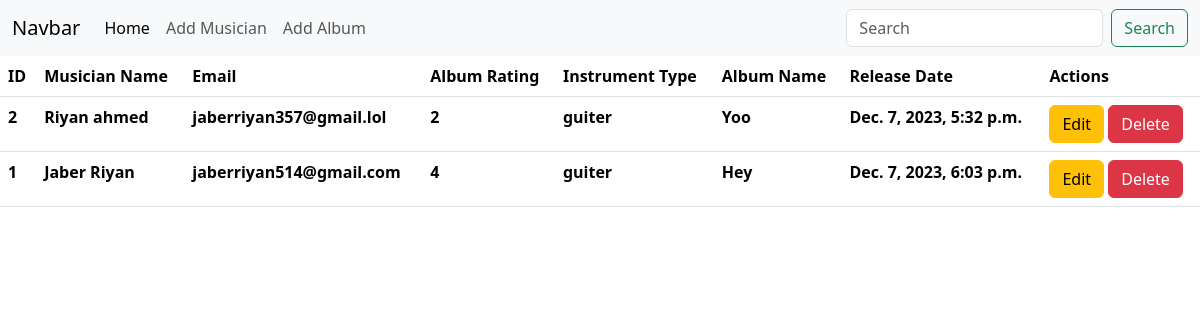
The page / on the database its author committed.
### album/models.py (models this page shows)
class AlbumModel(models.Model):
    name = models.CharField(max_length=100)
    musician = models.ForeignKey(MusicianModel,on_delete=models.CASCADE)
    album_release_date = models.DateTimeField(default=datetime.datetime.today())
    CHOICE = {
        ('1','1'),
        ('2','2'),
        ('3','3'),
        ('4','4'),
        ('5','5'),
    }
    rating = models.CharField(max_length=100,choices=CHOICE)
    def __str__(self):
        return self.name

### musician/models.py (models this page shows, shortened)
class MusicianModel(models.Model):
    first_name = models.CharField(max_length=20)
    last_name = models.CharField(max_length=20)
    email = models.EmailField(max_length=200)
    phone_number = models.CharField(max_length=12)
    instrument_type = models.CharField(max_length=50)

### practice_day_2_week_4/views.py (the view)
# urls.py: 2. Add a URL to urlpatterns:  path('', views.home, name='home')
def home(request):
    data = AlbumModel.objects.all()
    print(data)
    return render(request, 'home.html' ,{'data':data})

### templates/home.html
{% extends "base.html" %}
{% block content %}
<table class="table">
    <thead>
      <tr>
        <th scope="col">ID</th>
        <th scope="col">Musician Name</th>
        <th scope="col">Email</th>
        <th scope="col">Album Rating</th>
        <th scope="col">Instrument Type</th>
        <th scope="col">Album Name</th>
        <th scope="col">Release Date</th>
        <th scope="col">Actions</th>
      </tr>
    </thead>
    <tbody>
        {% for album in data %}
      <tr>
        <th>{{album.musician.id}}</th>
        <th>{{album.musician.first_name}} {{album.musician.last_name}}</th>
        <th>{{album.musician.email}}</th>
        <th>{{album.rating}}</th>
        <th>{{album.musician.instrument_type}}</th>
        <th>{{album.name}}</th>
        <th>{{album.album_release_date}}</th>
        <th><a href="{% url "edit_album" album.id %}" class="btn btn-warning">Edit</a> <a href="{% url "delete_album" album.id %}" class="btn btn-danger">Delete</a></th>
      </tr>
      {% endfor %}
    </tbody>
  </table>
{% endblock content %}

### templates/base.html (shortened to what this page needs)
<!DOCTYPE html>
<html lang="en">
<head>
    <link href="https://cdn.jsdelivr.net/npm/bootstrap@5.3.2/dist/css/bootstrap.min.css" rel="stylesheet">
</head>
<body>
    <nav class="navbar navbar-expand-lg bg-body-tertiary">
        <div class="container-fluid">
          <a class="navbar-brand" href="#">Navbar</a>
          <div class="collapse navbar-collapse" id="navbarSupportedContent">
            <ul class="navbar-nav me-auto mb-2 mb-lg-0">
              <li class="nav-item">
                <a class="nav-link active" aria-current="page" href="{% url "homepage" %}">Home</a>
              </li>
              <li class="nav-item">
                <a class="nav-link" href="{% url "add_musician" %}">Add Musician</a>
              </li>
              <li class="nav-item">
                <a class="nav-link" href="{% url "add_album" %}">Add Album</a>
              </li>
            </ul>
            <form class="d-flex" role="search">
              <input class="form-control me-2" type="search" placeholder="Search" aria-label="Search">
              <button class="btn btn-outline-success" type="submit">Search</button>
            </form>
          </div>
        </div>
      </nav>
      {% block content %}
      {% endblock content %}
</body>
</html>

### rows shown on the page
AlbumModel: musician.id "2", musician.first_name "Riyan", musician.last_name "ahmed", musician.email "jaberriyan357@gmail.lol", rating "2", musician.instrument_type "guiter", name "Yoo", album_release_date "Dec. 7, 2023, 5:32 p.m."
AlbumModel: musician.id "1", musician.first_name "Jaber", musician.last_name "Riyan", musician.email "jaberriyan514@gmail.com", rating "4", musician.instrument_type "guiter", name "Hey", album_release_date "Dec. 7, 2023, 6:03 p.m."
